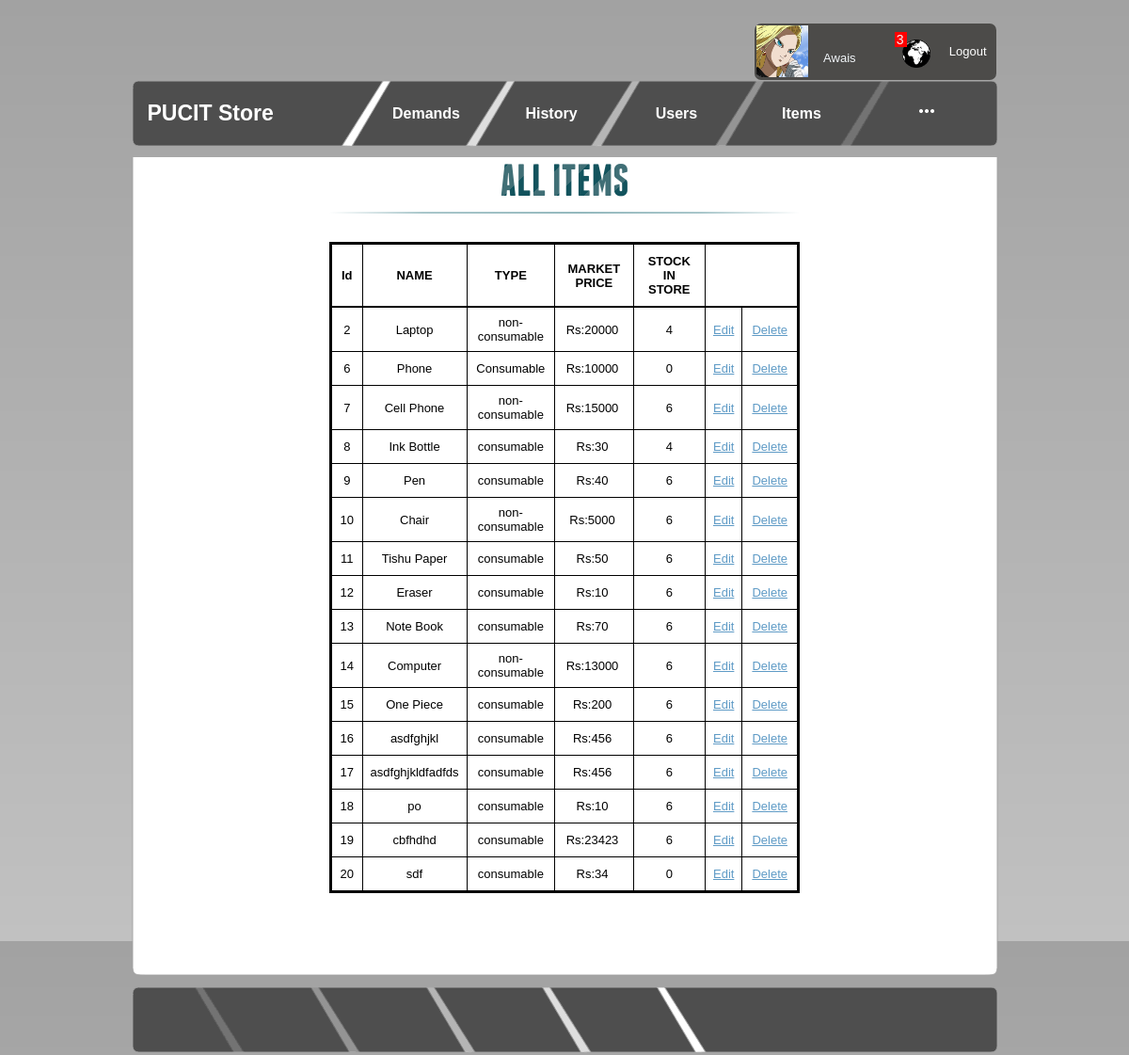
/store/view_item.php (signed in), run on the app's committed database.
### tables this page shows
CREATE TABLE `items` (
  `id` int(20) NOT NULL,
  `name` varchar(40) NOT NULL,
  `type` varchar(20) NOT NULL,
  `marketPrice` int(11) NOT NULL,
  `stock` int(11) NOT NULL
);

### store/view_item.php (the view, shortened to what this page needs)
<!DOCTYPE html PUBLIC "-//W3C//DTD XHTML 1.1//EN" "http://www.w3.org/TR/xhtml11/DTD/xhtml11.dtd">
<html xmlns="http://www.w3.org/1999/xhtml">
<head>
<link rel="stylesheet" type="text/css" href="style.css" />
<link rel="stylesheet" type="text/css" href="logoutbutton.css" />
	<?php require 'formcss.php';?>
</head>
<body>
    <div id="page">
	<br>
	<br><br><br>
<?php
require 'connectToDatabase.php';
require 'mainMenu.php';
?>
		<div id="main">
           	<div class="main_body">
								<section>
					<div id="container_demo" >
						<div id="wrapper">
							<div id="userView" class="animate form">
									<h1>ALL ITEMS</h1>
									<div>
									<?php
									$query="select * from items ";
												$result = $conn->query($query);
									if($result->num_rows > 0)
									{
									?>
									<table style="border: 3px solid black; padding:10px; " >
										<tr style="border: 2px solid black;">
										<th style="border: 1px solid black;  padding:10px;text-align: center;"><b>Id</b> </th>
										<th style="border: 1px solid black;  padding:10px;text-align: center;"><b>NAME</b> </th>
										<th style="border: 1px solid black;  padding:10px;text-align: center;"><b>TYPE</b> </th>
										<th style="border: 1px solid black;  padding:10px;text-align: center;"><b>MARKET PRICE</b> </th>
                                                                                <th style="border: 1px solid black;  padding:10px;text-align: center;"><b>STOCK IN STORE</b> </th>
										</tr>
											<?php
												while($row = $result->fetch_assoc())
												{
													$id=$row['id'];
													$name=$row['name'];
													$type=$row['type'];
													$marketPrice=$row['marketPrice'];
                                                                                                        $stock=$row['stock'];
											?>
											<tr style="border: 1px solid black;  padding:8px;text-align: center;">
											<td style="border: 1px solid black;  padding:8px;text-align: center;"> <?php echo $id ;?></td>
											<td style="border: 1px solid black;  padding:8px;text-align: center;"><?php echo $name;?></td>
											<td style="border: 1px solid black;  padding:8px;text-align: center;"><?php echo $type;?></td>
											<td style="border: 1px solid black;  padding:8px;text-align: center;"><?php echo "Rs:$marketPrice";?>&nbsp;</td>
                                                                                        <td style="border: 1px solid black;  padding:8px;text-align: center;"><?php echo $stock;?></td>
											<td style="border: 1px solid black;  padding:8px;text-align: center;"><a href='editItem.php?id="<?php echo $id;?>"'  id="<?php echo $id ;?>"> Edit</a></td>
											<td style="border: 1px solid black;  padding:10px;text-align: center;"><a href='delete_item.php?id="<?php echo $id;?>"'  id="<?php echo $id ;?>"> Delete</a> </td> </tr>
											<?php
											}
										}
										?>
									</table>
										<br>
<br><br><br>
									</div>
							</div>
						</div>
					</div>
				</section>
			</div>
           	<div class="main_bottom"></div>
        </div>
        <div id="footer">
        </div>
        </div>
</body>
</html>

### store/formcss.php (shortened to what this page needs)
<link rel="stylesheet" type="text/css" href="css/demo.css" />
<link rel="stylesheet" type="text/css" href="css/style3.css" />
<link rel="stylesheet" type="text/css" href="css/animate-custom.css" />

### store/mainMenu.php (shortened to what this page needs)
<!DOCTYPE html PUBLIC "-//W3C//DTD XHTML 1.1//EN" "http://www.w3.org/TR/xhtml11/DTD/xhtml11.dtd">
<html xmlns="http://www.w3.org/1999/xhtml">
<head>
<link rel="stylesheet" type="text/css" href="style.css" />
<link rel="stylesheet" type="text/css" href="logoutbutton.css" />
</head>
	<div style="width:auto; height:60px; display:inline-block; background-color:#4c4b49; border-radius: 7px;  position:absolute; top:0px; right:2px">
	<?php
		function getNotify()
		{
				require 'connectToDatabase.php';
				$username=$_SESSION["username"];
				$q1="select * from demanditem where notification = 1 or (username = '$username' and notification != 0) ";
				$q3="select * from notifications where status = 1";
				$pre=explode(',',$_SESSION["privileges"]);
				$notifications = $conn->query($q3)->num_rows;
				if($pre[4]=="1")
				{
					$result = $conn->query($q1)->num_rows;
					return $result + $notifications;
				}
		}
		echo '<img  style="display:inline-block; position:relative; left:0px; padding:2px;" height="55px" width="55px" src="users/'.$_SESSION['username'].'.jpg">
		<h1 style="display:inline-block; position:relative; bottom:18px; left:10px;">'.$_SESSION['username'].'</h1> &nbsp &nbsp &nbsp &nbsp &nbsp &nbsp &nbsp &nbsp &nbsp &nbsp &nbsp &nbsp &nbsp &nbsp &nbsp &nbsp &nbsp &nbsp &nbsp &nbsp &nbsp &nbsp
		<a href="notifications.php"><img src="notification.png" title="Notifications" width ="30px" style="position:absolute; right :70px; bottom:13px"></a>
		<p hidden id="notify" style="background-color:red; font-size:14px; padding:0px 3px 0px 2px; position:absolute; right:95px; bottom:35px;">'. getNotify() .'</p>
		<a style="display:inline-block; color:white; position:absolute; bottom:23px; right:10px;" href="logout.php">Logout</a>
		';
	?>
	</div>
        <div id="header">
			<h1>PUCIT Store</h1>
        	<ul>
			<?php
				$temp=0;
				$pre=explode(',',$_SESSION["privileges"]);
				foreach($pre as $i)
				{
					if($i=="1")
					{
						$temp++;
					}
				}
				if($temp<=5)
				{
					if($pre[0]=="1")
					{
						echo' <li><a href="demand.php">Demands</a></li>';
					}
					if($pre[1]=="1")
					{
						echo' <li><a href="history.php">History</a></li>';
					}
					if($pre[2]=="1")
					{
						echo' <li><a href="users.php">Users</a></li>';
					}
					if($pre[3]=="1")
					{
						echo'  <li><a href="items.php">Items</a></li>';
					}
					if($pre[4]=="1")
					{
						echo'  <li><a href="approval.php">Approval</a></li>';
					}
					if($pre[5]=="1")
					{
						echo' <li><a href="vendors.php">Vendors</a></li>';
					}
					if($pre[6]=="1")
					{
						echo' <li><a href="billing.php">Billing</a></li>';
					}
					if($pre[7]=="1")
					{
						echo' <li><a href="clearance.php">Clearance</a></li>';
					}
				echo '</ul>';
				}
				else
				{
					if($pre[0]=="1")
					{
						echo' <li><a href="demand.php">Demands</a></li>';
					}
					if($pre[1]=="1")
					{
						echo' <li><a href="history.php">History</a></li>';
					}
					if($pre[2]=="1")
					{
						echo' <li><a href="users.php">Users</a></li>';
					}
					if($pre[3]=="1")
					{
						echo'  <li><a href="items.php">Items</a></li>';
					}
				a:	echo '<div  id="more"><li><img width="16px" src="more.png"></li></div>';
					echo '</ul>';
				}
			?>
        </div>

### store/style.css (style rules this page uses)
html, body { text-align: center; }
p { text-align: left; }
body { margin: 0; padding: 0; background: #C1C1C1; background-image:url(background.png); text-align : left; font-family: "Trebuchet MS", Arial, Helvetica, sans-serif; font-size: 13px; color: #F1F5F8; }
* { margin: 0 auto 0 auto; text-align:left; }
#header h1 { display:block; float:left; line-height:70px; margin-left:17px; width:230px; color:#FFFFFF; text-align:left; font-size:23px; font-weight:bold; font-family:Arial, Helvetica, sans-serif; float:left; }
#header ul { padding: 0px; list-style-type: none; height:21px; text-align:center; height:85px; overflow:hidden; }
#header ul li , #header ul li a, #header ul li a:visited { display:block; float:left; margin: 0px; text-align:center; line-height:72px; width:133px; color:#FFFFFF; font-size:16px; font-weight:bold; text-decoration:none; }
#main { margin-top:10px; margin-bottom:10px; }
#main .main_body { padding-left:0px; height:auto; width:921px; background-image:url(main_body.png); background-repeat:repeat-y; color:#000000; padding-bottom:20px; }
#main .main_bottom { height:8px; width:921px; background-image:url(main_bottom.png); background-repeat:no-repeat; }
#page { margin: 0 auto 0 auto; margin-top:25px; display: block; height:auto; position: relative; overflow: hidden; width: 921px; }
#header { background-image:url(header.png); background-repeat:no-repeat; width:921px; height:72px; }
#footer { display:block; width: 921px; height:74px; background: url(footer.png) no-repeat; text-align:right; font-size:9px; line-height:75px; }
#footer, #footer a, #footer a:visited { color:#FFFFFF; }

### store/css/demo.css (style rules this page uses)
body,div,dl,dt,dd,ul,ol,li,h1,h2,h3,h4,h5,h6,pre,form,fieldset,input,textarea,p,blockquote,th,td { margin:0; padding:0; }
html,body { margin:0; padding:0; height: 100%; }
table { border-collapse:collapse; border-spacing:0; }
fieldset,img { border:0; }
address,caption,cite,code,dfn,th,var { font-style:normal; font-weight:normal; }
ol,ul { list-style:none; }
caption,th { text-align:left; }
h1,h2,h3,h4,h5,h6 { font-size:100%; font-weight:normal; }
article, aside, details, figcaption, figure, footer, header, hgroup, menu, nav, section { display: block; }
body { font-family: Cambria, Palatino, "Palatino Linotype", "Palatino LT STD", Georgia, serif; background: #fff url(../images/bg.jpg) repeat top left; font-weight: 400; font-size: 15px; color: #1d3c41; overflow-y: scroll; }
a { color: #333; text-decoration: none; }

### data on the page
items: id "2", name "Laptop", type "non-consumable", marketPrice "20000", stock "4"
items: id "6", name "Phone", type "Consumable", marketPrice "10000", stock "0"
items: id "7", name "Cell Phone", type "non-consumable", marketPrice "15000", stock "6"
items: id "8", name "Ink Bottle", type "consumable", marketPrice "30", stock "4"
items: id "9", name "Pen", type "consumable", marketPrice "40", stock "6"
items: id "10", name "Chair", type "non-consumable", marketPrice "5000", stock "6"
items: id "11", name "Tishu Paper", type "consumable", marketPrice "50", stock "6"
items: id "12", name "Eraser", type "consumable", marketPrice "10", stock "6"
items: id "13", name "Note Book", type "consumable", marketPrice "70", stock "6"
items: id "14", name "Computer", type "non-consumable", marketPrice "13000", stock "6"
items: id "15", name "One Piece", type "consumable", marketPrice "200", stock "6"
items: id "16", name "asdfghjkl", type "consumable", marketPrice "456", stock "6"
items: id "17", name "asdfghjkldfadfds", type "consumable", marketPrice "456", stock "6"
items: id "18", name "po", type "consumable", marketPrice "10", stock "6"
items: id "19", name "cbfhdhd", type "consumable", marketPrice "23423", stock "6"
items: id "20", name "sdf", type "consumable", marketPrice "34", stock "0"

### other printed values
$_SESSION['username'] "Awais"
getNotify() "3"
